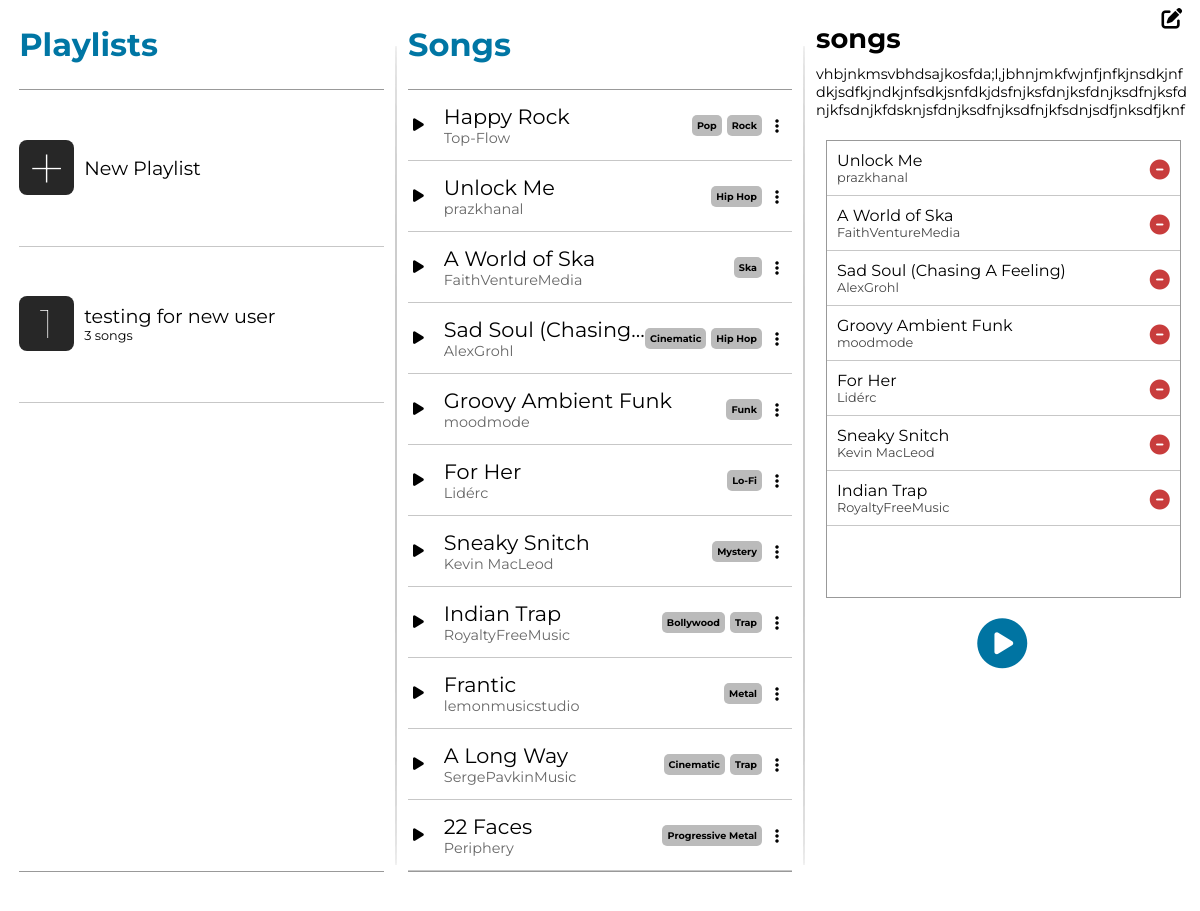
/iframetest/5/ (signed in), run on an earlier commit of the app's database.
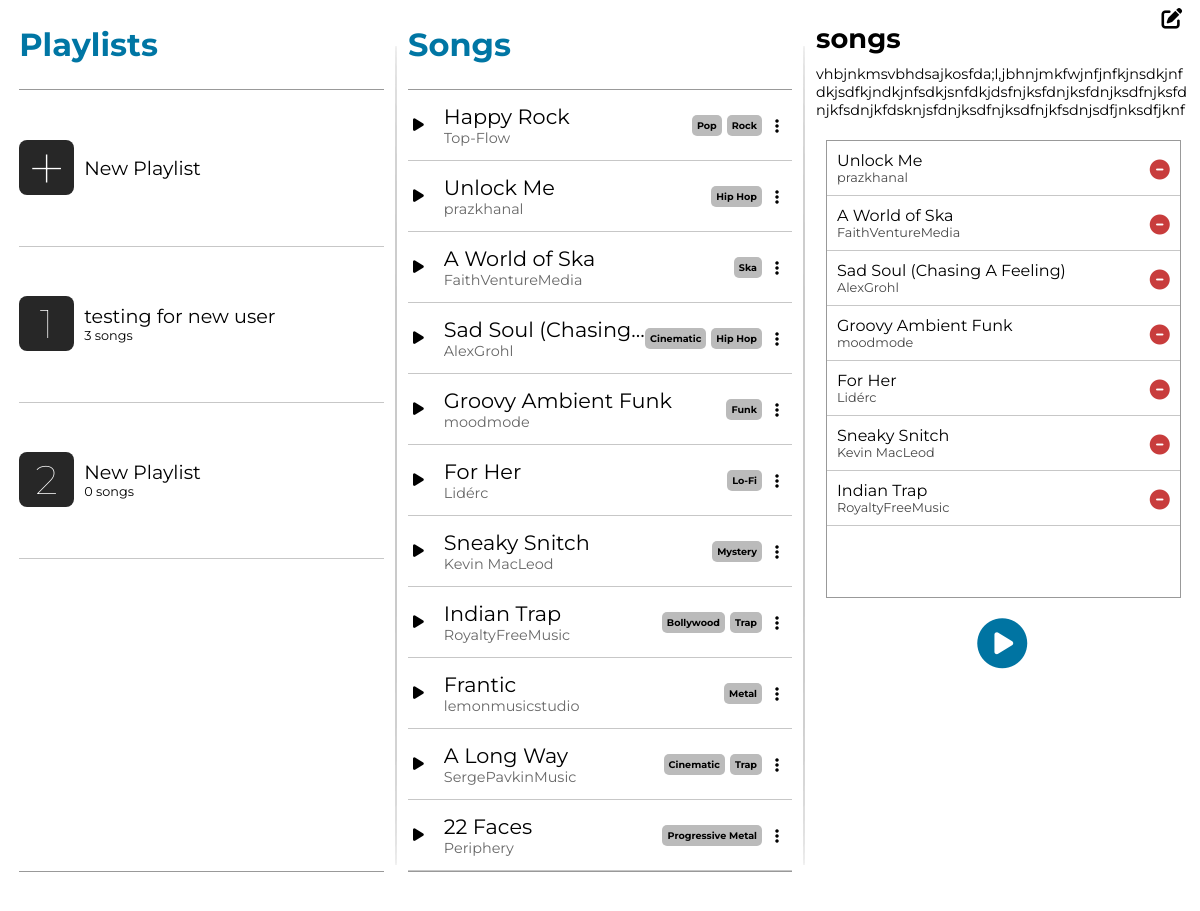
And on a later commit of the database.
### app/models.py (models this page shows, shortened)
class Playlist(models.Model):
    name = models.CharField(max_length=30)
    songs = models.ManyToManyField(Song) # type: ignore
    description = models.CharField(max_length=150, null=True, blank=True)
    created_by = models.ForeignKey(User, on_delete=models.CASCADE)

class Song(models.Model):
    title = models.CharField(max_length=35)
    song_file = models.FileField(upload_to='')
    artist = models.ManyToManyField(Artist) # type: ignore
    genre = models.ManyToManyField(Genre) # type: ignore

class Artist(models.Model):
    name = models.CharField(max_length=30)
    def __str__(self):
        return self.name

class Genre(models.Model):
    name = models.CharField(max_length=20)

### app/views.py (the view, shortened to what this page needs)
# urls.py: path('iframetest/<str:playlistID>/', home_frame, name='ift'),
def home_frame(req: HttpRequest, playlistID:str) -> HttpResponse:
    songs = Song.objects.all()
    songForm = AddSongForm()
    playlistForm = None
    playlists = None
    if req.user.is_authenticated:
        playlistForm = NewPlaylistForm()
        playlists = req.user.playlist_set.all() # type: ignore
    try:
        playlistInfo = Playlist.objects.get(pk=playlistID)
    except:
        playlistInfo = None
    context = {'songs': songs, 'playlistForm': playlistForm, 'songForm': songForm, 'playlists': playlists, 'playlistInfo': playlistInfo} # type: ignore
    return render(req, 'add-playlist.html', context) # type: ignore

### app/templates/add-playlist.html (shortened to what this page needs)
{% extends "homepageiframe.html" %}

### app/templates/homepageiframe.html (shortened to what this page needs)
{% load static %}
<!DOCTYPE html>
<html lang="en">
    <head>
        <link rel="stylesheet" href="{% static "styles.css" %}">
    </head>
    <body>
        <div id='user-interface-wrapper'>
            <div class="ui-container">
                <div id="playlistOverallContainer">
                    <div id="playlistcontainerHeader">
                        <h1>Playlists</h1>
                    </div>
                    <div id='playlists-container'>
                        <div id='gridifier'>
                            <div class='playlist-wrapper'>
                                <div id="new-playlist" class='playlist-button'>
                                    <div class='playlist-icon-wrapper'>
                                        <div id='new-playlist-icon'>+</div>
                                    </div>
                                    <div class='playlist-text-wrapper'>
                                        <p class='playlist-text'>New Playlist</p>
                                    </div>
                                </div>
                            </div>
                            <button id="playlistBtn"></button>
                        </div>
                        {% for playlist in playlists %}
                            <div class='gridifier'>
                                <div class='playlist-wrapper'>
                                    <div class='playlist-button'>
                                        <div class='playlist-icon-wrapper'>
                                            <div class='playlist-icon'>0</div>
                                        </div>
                                        <div class='playlist-text-wrapper'>
                                            <p class='playlist-text'>{{playlist.name}}</p>
                                            <p class='playlist-song-count'>{{playlist.songs.all|length}} songs</p>
                                        </div>
                                    </div>
                                </div>
                                <a href="{% url "ift" playlist.pk %}" class='playlistBtn'>
                                </a>
                            </div>
                        {% endfor %}
                    </div>
                    <div id='playlistcontFooter'>
                    </div>
                </div>
                <div class='br'></div>
                <div class='songsOverallContainer' style="{% if playlistInfo %}width: 32%{% else %}width: 64%; margin-right: 2.5%{% endif %}">
                    <div id='songsContainerHeader'>
                        <h1>Songs</h1>
                    </div>
                    <div id='songs-container'>
                        {% for song in songs %}
                        <div class="song-wrapper">
                            <div class='songMetaBtn'>
                                <i class="songPlayBtn fa-solid fa-play"><song class="{% for artist in song.artist.all %}{{artist}}{% endfor %}" title={{song.song_file.url}} style='display: none'>{{song.title}}</song></i>
                                <div class='songTitleArtist'>
                                    <div class='songObject songTitle' title={{song.song_file.url}}>{{song.title}}</div>
                                    <div class='songArtist'>{% for artist in song.artist.all %}<span class='artistSpan'>{{artist.name}}</span>{% endfor %}</div>
                                </div>
                            </div>
                            <div class='songGenrePlaylistBtn'>
                                <div class='songGenres'>{% for genre in song.genre.all %}<span class='genreTag'>{{genre.name}}</span>{% endfor %}</div>
                                <div class='ellipsis-box'><i class="fa-solid fa-ellipsis-vertical"></i></div>
                            </div>
                        </div>
                        {% endfor %}
                    </div>
                    <div id='songsContainerFooter'></div>
                </div>
                {% if playlistInfo %}
                <div class='br'></div>
                <div id='playlist-view-container'>
                    <div id="playlistViewHeader" class='playlistViewHeaderForm'>
                        <i id='updateBtn' class="fa-solid fa-pen-to-square"></i>
                        <h1 id='playlistViewTitle'>{{playlistInfo.name}}</h1>
                        <p id='playlistViewDesc'>{{playlistInfo.description}}</p>
                    </div>
                    <div id='playlistViewSongContainer'>
                        {% for song in playlistInfo.songs.all %}
                            <form method='POST' action='' class='playlistViewSong'>
                                <div class='playlistViewArtistTitle'>
                                    <p class='playlistViewTitle'>{{song.title}}</p>
                                    {% for artist in song.artist.all %}
                                        <p class='playlistViewArtist'>{{artist.name}}</p>
                                    {% endfor %}
                                </div>
                                <button type="submit" name='Remove Song' value='Submit' class='minusBtn'><i class="fa-solid fa-circle-minus"></i></button>
                            </form>
                        {% endfor %}
                    </div>
                    <div id='playlistPlayBtnWrap'>
                        <i class="fa-solid fa-circle-play" id='playlistPlayBtn'>
                        </i>
                    </div>
                </div>
                {% endif %}
            </div>
        </div>
    </body>
</html>

What changed in the data, as far as the page shows it:
added Playlist: name "New Playlist", songs.all|length "0"
